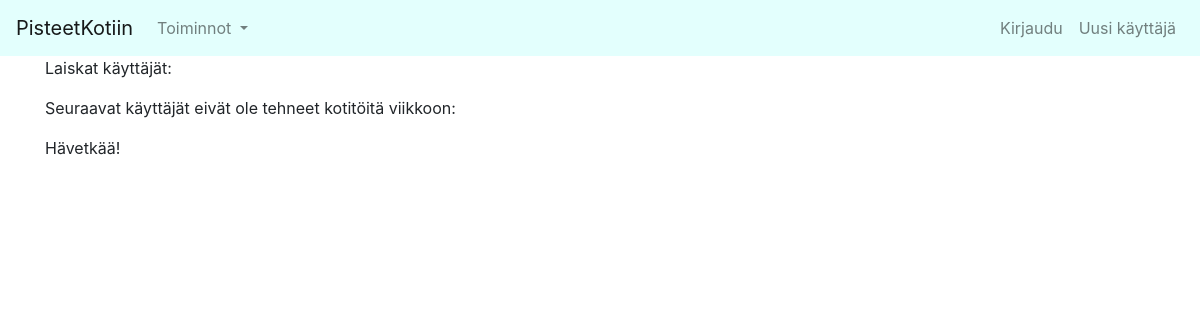
The page /auth/lazy on the database as committed earlier.
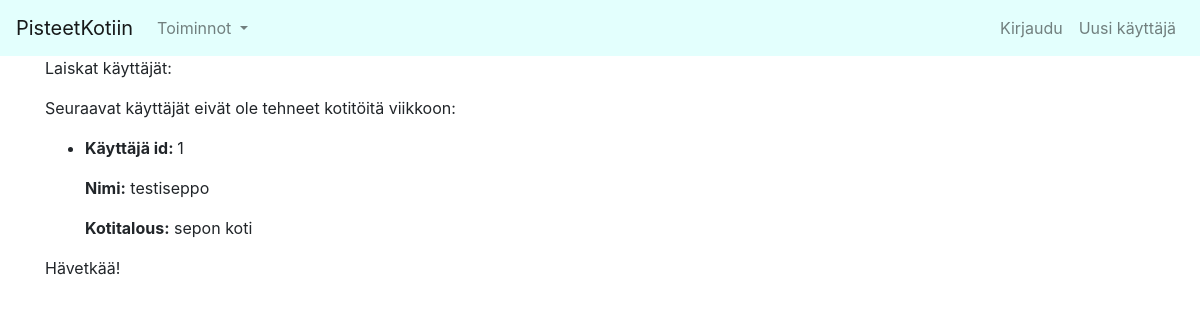
The same page on the database as committed later.
### application/auth/models.py (models this page shows, shortened)
class User(Base):
    __tablename__ = "account"
    name = db.Column(db.String(144), nullable=False)
    username = db.Column(db.String(144), nullable=False)
    password = db.Column(db.String(144), nullable=False)
    points= db.Column(db.Integer, nullable=False)
    household= db.Column(db.Integer, db.ForeignKey('household.id'),nullable=False)
    nameIndex= db.Index("name_index", name)
    @staticmethod
    def find_lazy_users():
        time= datetime.datetime.now(timezone('Europe/Helsinki'))- timedelta(days=7)
        res=""
        try:
            stmt = text("SELECT Account.id, Account.name, Household.name FROM Account "
                        "INNER JOIN Household ON Account.household=Household.id "
                        " WHERE Account.id NOT IN (SELECT userid FROM done_chore WHERE done_chore.date_created > '"+ str(time) + "')")
            res = db.engine.execute(stmt)
        except Exception as e:
            return render_template("/error.html", message=e.message)
        response = []
        for row in res:
            response.append({"id":row[0], "name":row[1], "household": row[2]})
        return response

### application/households/models.py (models this page shows, shortened)
class Household(Base):
    name= db.Column(db.String(144), nullable=False)
    chores= db.relationship('AvailableChore', backref='available', lazy=True)
    weekly_chores= db.relationship('WeeklyChore', backref= 'weekly', lazy= True)
    users= db.relationship("User", backref='users', lazy=True)

### application/auth/views.py (the view)
@app.route("/auth/lazy")
def lazy_users():
    return render_template("lazy.html", lazy= User.find_lazy_users())

### application/templates/lazy.html
{% extends "layout.html" %}
{% block body %}
<p>
  Laiskat käyttäjät:
</p>
{% if lazy is defined %}
<p>
  Seuraavat käyttäjät eivät ole tehneet kotitöitä viikkoon:
</p>
<ul>
  {% for user in lazy %}
  <li>
    <p><b>Käyttäjä id: </b> {{user.id}} </p> <p><b>Nimi:</b>  {{user.name}} </p> <p><b>Kotitalous:</b> {{user.household}}</p>
  </li>
  {% endfor %}
</ul>
<p>Hävetkää!</p>
{% endif %}
{% endblock %}

Rows that differ between the two databases and show on the page:
now on this page (row edited): User: id "1", name "testiseppo", household "sepon koti"
